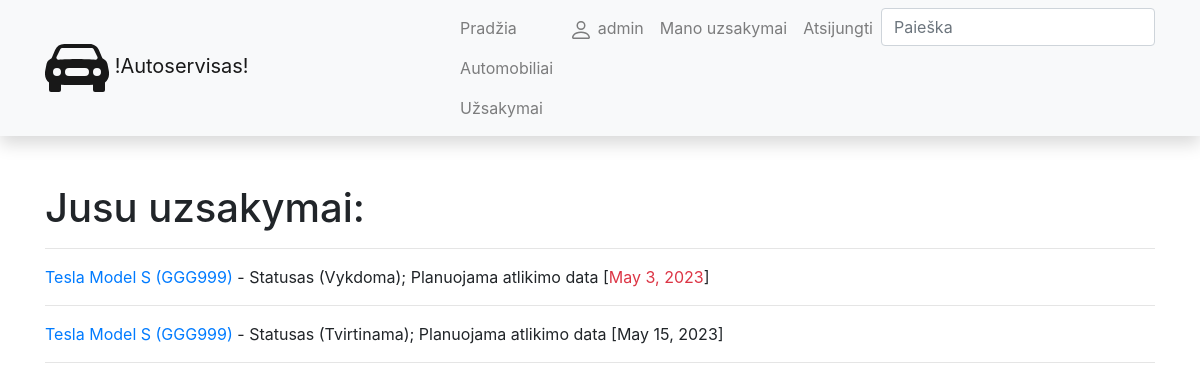
/autoservisas/my_orders/ (signed in), run on the app's committed database.
### autoservisas/models.py (models this page shows, shortened)
class Uzsakymas(models.Model):
    data = models.DateTimeField(verbose_name='Data ir laikas', auto_now_add=True)
    automobilis = models.ForeignKey(to='Automobilis', verbose_name='Automobilis', on_delete=models.SET_NULL, null=True)
    klientas = models.ForeignKey(to=User, on_delete=models.SET_NULL, null=True, blank=True)
    grazinimo_data = models.DateField(verbose_name='Bus atlikta', null=True, blank=True)
    LOAN_STATUS = (
        ('p', 'Patvirtinta'),
        ('v', 'Vykdoma'),
        ('a', 'Atsaukta'),
        ('t', 'Tvirtinama'),
        ('i', 'Ivykdyta'),
    )
    status = models.CharField(verbose_name="Busena", max_length=1, choices=LOAN_STATUS, blank=True, default='t')
    def is_overdue(self):
        return self.grazinimo_data and date.today() > self.grazinimo_data
    class Meta:
        verbose_name = "Uzsakymas"
        verbose_name_plural = "Uzsakymai"

class Automobilis(models.Model):
    valstybinis_nr = models.CharField(verbose_name='Valstybinis numeris', max_length=6)
    vin = models.CharField(verbose_name='VIN kodas', max_length=17)
    kliento_vardas = models.CharField(verbose_name='Savininkas', max_length=50)
    automobilio_modelis = models.ForeignKey(to='AutomobilioModelis', verbose_name='Automobilio modelis', on_delete=models.SET_NULL, null=True)
    photo = models.ImageField(verbose_name="Nuotrauka", upload_to='vehicles', null=True, blank=True) #arba tik blank=True
    description = HTMLField(verbose_name='Aprasymas', max_length=2000, default='')
    def __str__(self):
        return f'{self.automobilio_modelis} ({self.valstybinis_nr})'
    class Meta:
        verbose_name = "Automobilis"
        verbose_name_plural = "Automobiliai"

class AutomobilioModelis(models.Model):
    marke = models.CharField(verbose_name='Gamintojas', max_length=50)
    modelis = models.CharField(verbose_name='Modelis', max_length=50)
    def __str__(self):
        return f'{self.marke} {self.modelis}'
    class Meta:
        verbose_name = "Automobilio modelis"
        verbose_name_plural = "Automobilio modeliai"

### autoservisas/views.py (the view)
# urls.py: path('my_orders/', views.MyOrdersListview.as_view(), name='my_orders'),
class MyOrdersListview(LoginRequiredMixin, generic.ListView):
    model = Uzsakymas
    context_object_name = 'my_orders'
    template_name = 'my_orders.html'
    def get_queryset(self):
        return Uzsakymas.objects.filter(klientas=self.request.user)

### autoservisas/templates/my_orders.html (shortened to what this page needs)
{% extends 'base.html'%}
{% block content %}
<h1>Jusu uzsakymai:</h1>
<hr>
{% for orderis in my_orders %}
<p><a href="{% url 'order' orderis.id %}">{{ orderis.automobilis }}</a> - Statusas ({{ orderis.get_status_display }}); Planuojama atlikimo data [<span class="{% if orderis.is_overdue %}text-danger{% endif %}">{{ orderis.grazinimo_data}}</span>]</p>
<hr>
{% endfor %}
{% endblock %}

### autoservisas/templates/base.html (shortened to what this page needs)
<!DOCTYPE html>
<html lang="en">
<head>
    <link rel="stylesheet" href="https://stackpath.bootstrapcdn.com/bootstrap/4.1.3/css/bootstrap.min.css"
>
    <link rel="stylesheet" href="https://cdnjs.cloudflare.com/ajax/libs/font-awesome/4.7.0/css/font-awesome.min.css">
    {% load static %}
</head>
<body>
{% load i18n %}
<nav class="navbar navbar-expand-lg navbar-light bg-light static-top mb-5 shadow">
    <div class="container">
        <a class="navbar-brand" href="#">
            !Autoservisas!</a>
        <div class="collapse navbar-collapse" id="navbarResponsive">
            <ul class="navbar-nav ml-auto">
                <li class="nav-item">
                    <a class="nav-link" href="{% url 'index' %}">Pradžia</a>
                    <a class="nav-link" href="{% url 'vehicles' %}">Automobiliai</a>
                    <a class="nav-link" href="{% url 'orders' %}">Užsakymai</a>
                </li>
                {% if user.is_authenticated %}
                <li class="nav-item"><a class="nav-link" href="">
                    {{ user.get_username }}</a></li>
                <li class="nav-item"><a class="nav-link" href="{% url 'my_orders'%}">Mano uzsakymai</a></li>
                <li class="nav-item"><a class="nav-link" href="{% url 'logout'%}">Atsijungti</a></li>
                {% else %}
                <li class="nav-item"><a class="nav-link" href="{% url 'register'%}">Registruotis</a></li>
                <li class="nav-item"><a class="nav-link" href="{% url 'login'%}">Prisijungti</a></li>
                {% endif %}
                <li>
                <form action="{% url 'search' %}" method="get" class="form-inline my-2 my-md-0">
                <input name="query" class="form-control" type="text" placeholder="Paieška">
                </form>
                </li>
            </ul>
        </div>
    </div>
</nav>
<div class="container">
    {% block content %}{% endblock %}
</div>
</body>
</html>

### data on the page
Uzsakymas: automobilis "Tesla Model S (GGG999)", status "Vykdoma", grazinimo_data "May 3, 2023"
Uzsakymas: automobilis "Tesla Model S (GGG999)", status "Tvirtinama", grazinimo_data "May 15, 2023"

### other printed values
{{ user.get_username }} "admin"
